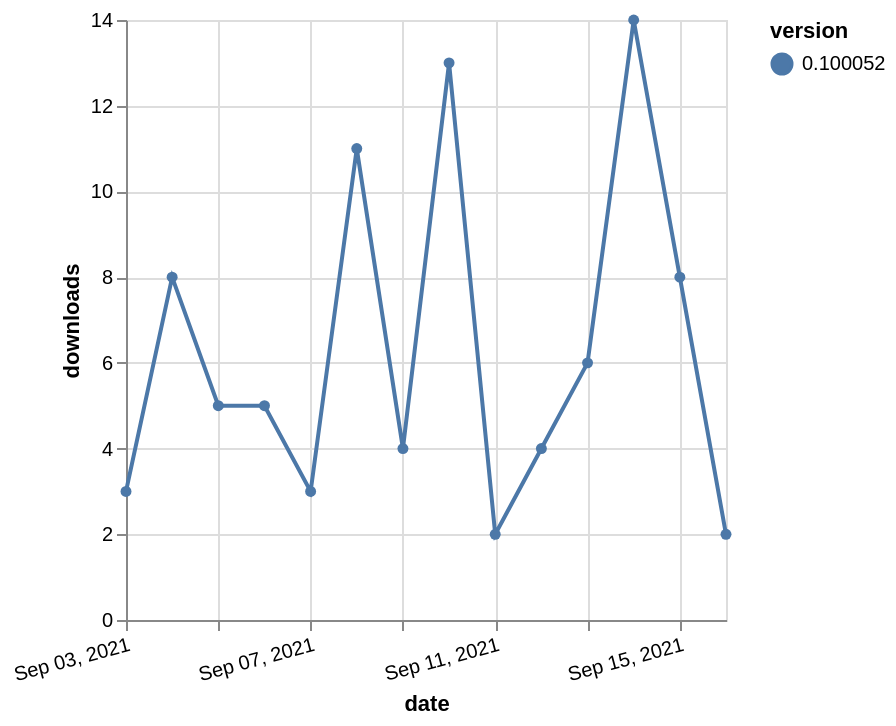

Vega-Lite specification stored for this chart:
### Vega-Lite specification from a JSON file in a GitHub repository (floating-point values rounded to 4 significant figures)
{"$schema": "https://vega.github.io/schema/vega-lite/v5.json", "description": "A simple bar chart with embedded data.", "data": {"values": [{"date": "2021-09-03", "total": 4192, "delta": 3, "version": "0.100052"}, {"date": "2021-09-04", "total": 4200, "delta": 8, "version": "0.100052"}, {"date": "2021-09-05", "total": 4205, "delta": 5, "version": "0.100052"}, {"date": "2021-09-06", "total": 4210, "delta": 5, "version": "0.100052"}, {"date": "2021-09-07", "total": 4213, "delta": 3, "version": "0.100052"}, {"date": "2021-09-08", "total": 4224, "delta": 11, "version": "0.100052"}, {"date": "2021-09-09", "total": 4228, "delta": 4, "version": "0.100052"}, {"date": "2021-09-10", "total": 4241, "delta": 13, "version": "0.100052"}, {"date": "2021-09-11", "total": 4243, "delta": 2, "version": "0.100052"}, {"date": "2021-09-12", "total": 4247, "delta": 4, "version": "0.100052"}, {"date": "2021-09-13", "total": 4253, "delta": 6, "version": "0.100052"}, {"date": "2021-09-14", "total": 4267, "delta": 14, "version": "0.100052"}, {"date": "2021-09-15", "total": 4275, "delta": 8, "version": "0.100052"}, {"date": "2021-09-16", "total": 4277, "delta": 2, "version": "0.100052"}]}, "width": "container", "mark": {"type": "line", "point": {"filled": true}}, "encoding": {"x": {"field": "date", "type": "temporal", "timeUnit": "yearmonthdate", "title": "date", "axis": {"labelAngle": -15}}, "y": {"field": "delta", "type": "quantitative", "title": "downloads"}, "color": {"field": "version", "type": "nominal"}, "tooltip": {"field": "delta"}}}
